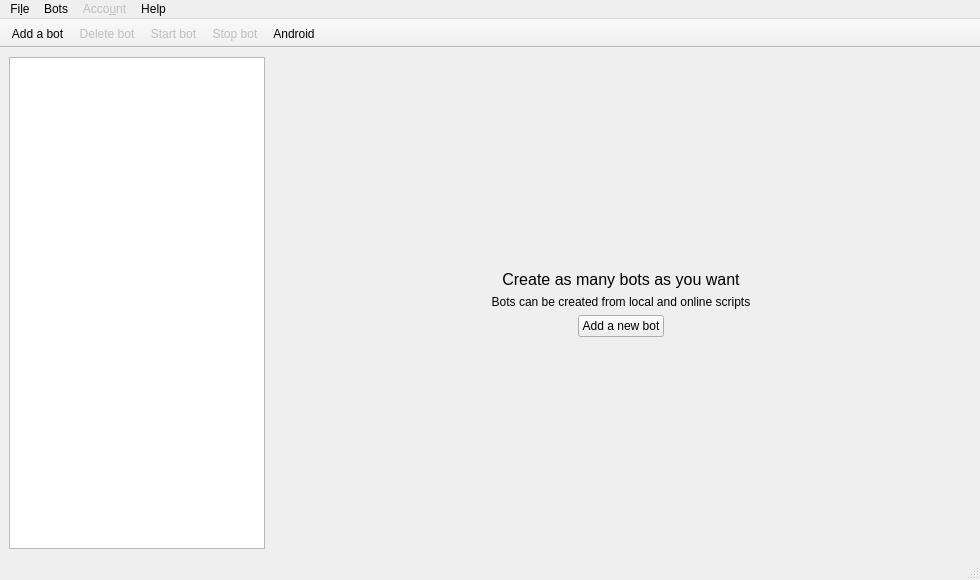
<?xml version="1.0" encoding="UTF-8"?>
<ui version="4.0">
 <class>MainWindow</class>
 <widget class="QMainWindow" name="MainWindow">
  <property name="geometry">
   <rect>
    <x>0</x>
    <y>0</y>
    <width>980</width>
    <height>580</height>
   </rect>
  </property>
  <property name="windowTitle">
   <string>Botfather</string>
  </property>
  <property name="windowIcon">
   <iconset resource="../res/botfather.qrc">
    <normaloff>:/logo_v2.png</normaloff>:/logo_v2.png</iconset>
  </property>
  <widget class="QWidget" name="centralwidget">
   <layout class="QHBoxLayout" name="horizontalLayout">
    <item>
     <widget class="QTableView" name="bot_list_view">
      <property name="sizePolicy">
       <sizepolicy hsizetype="Preferred" vsizetype="Preferred">
        <horstretch>0</horstretch>
        <verstretch>0</verstretch>
       </sizepolicy>
      </property>
      <property name="editTriggers">
       <set>QAbstractItemView::DoubleClicked|QAbstractItemView::EditKeyPressed</set>
      </property>
      <property name="selectionMode">
       <enum>QAbstractItemView::SingleSelection</enum>
      </property>
      <property name="showGrid">
       <bool>false</bool>
      </property>
      <property name="sortingEnabled">
       <bool>true</bool>
      </property>
      <property name="cornerButtonEnabled">
       <bool>false</bool>
      </property>
      <attribute name="horizontalHeaderHighlightSections">
       <bool>false</bool>
      </attribute>
      <attribute name="horizontalHeaderShowSortIndicator" stdset="0">
       <bool>true</bool>
      </attribute>
      <attribute name="horizontalHeaderStretchLastSection">
       <bool>true</bool>
      </attribute>
      <attribute name="verticalHeaderVisible">
       <bool>false</bool>
      </attribute>
     </widget>
    </item>
    <item>
     <widget class="QStackedWidget" name="stackedWidget">
      <widget class="QWidget" name="page_2">
       <layout class="QVBoxLayout" name="verticalLayout">
        <item>
         <spacer name="verticalSpacer">
          <property name="orientation">
           <enum>Qt::Vertical</enum>
          </property>
          <property name="sizeHint" stdset="0">
           <size>
            <width>20</width>
            <height>40</height>
           </size>
          </property>
         </spacer>
        </item>
        <item>
         <widget class="QLabel" name="label">
          <property name="text">
           <string>&lt;html&gt;&lt;head/&gt;&lt;body&gt;&lt;p&gt;&lt;span style=&quot; font-size:12pt;&quot;&gt;Create as many bots as you want&lt;/span&gt;&lt;/p&gt;&lt;/body&gt;&lt;/html&gt;</string>
          </property>
          <property name="alignment">
           <set>Qt::AlignCenter</set>
          </property>
         </widget>
        </item>
        <item>
         <widget class="QLabel" name="label_2">
          <property name="text">
           <string>Bots can be created from local and online scripts</string>
          </property>
          <property name="alignment">
           <set>Qt::AlignCenter</set>
          </property>
         </widget>
        </item>
        <item>
         <layout class="QHBoxLayout" name="horizontalLayout_2">
          <item>
           <spacer name="horizontalSpacer">
            <property name="orientation">
             <enum>Qt::Horizontal</enum>
            </property>
            <property name="sizeHint" stdset="0">
             <size>
              <width>40</width>
              <height>20</height>
             </size>
            </property>
           </spacer>
          </item>
          <item>
           <widget class="QPushButton" name="add_bot_button">
            <property name="text">
             <string>Add a new bot</string>
            </property>
           </widget>
          </item>
          <item>
           <spacer name="horizontalSpacer_2">
            <property name="orientation">
             <enum>Qt::Horizontal</enum>
            </property>
            <property name="sizeHint" stdset="0">
             <size>
              <width>40</width>
              <height>20</height>
             </size>
            </property>
           </spacer>
          </item>
         </layout>
        </item>
        <item>
         <spacer name="verticalSpacer_2">
          <property name="orientation">
           <enum>Qt::Vertical</enum>
          </property>
          <property name="sizeHint" stdset="0">
           <size>
            <width>20</width>
            <height>40</height>
           </size>
          </property>
         </spacer>
        </item>
       </layout>
      </widget>
     </widget>
    </item>
   </layout>
  </widget>
  <widget class="QMenuBar" name="menubar">
   <property name="geometry">
    <rect>
     <x>0</x>
     <y>0</y>
     <width>980</width>
     <height>30</height>
    </rect>
   </property>
   <widget class="QMenu" name="menuFile">
    <property name="title">
     <string>Fi&amp;le</string>
    </property>
    <addaction name="preferences_action"/>
    <addaction name="separator"/>
    <addaction name="update_action"/>
    <addaction name="quit_action"/>
   </widget>
   <widget class="QMenu" name="menuBots">
    <property name="title">
     <string>Bots</string>
    </property>
    <addaction name="run_bot_action"/>
    <addaction name="stop_bot_action"/>
    <addaction name="separator"/>
    <addaction name="add_bot_action"/>
    <addaction name="add_local_action"/>
    <addaction name="del_bot_action"/>
   </widget>
   <widget class="QMenu" name="menuAccount">
    <property name="enabled">
     <bool>false</bool>
    </property>
    <property name="title">
     <string>Acco&amp;unt</string>
    </property>
    <addaction name="status_action"/>
    <addaction name="separator"/>
    <addaction name="login_action"/>
    <addaction name="logout_action"/>
   </widget>
   <widget class="QMenu" name="menuHelp">
    <property name="title">
     <string>Help</string>
    </property>
    <addaction name="about_qt_action"/>
    <addaction name="about_action"/>
   </widget>
   <addaction name="menuFile"/>
   <addaction name="menuBots"/>
   <addaction name="menuAccount"/>
   <addaction name="menuHelp"/>
  </widget>
  <widget class="QStatusBar" name="statusbar"/>
  <widget class="QToolBar" name="toolBar">
   <property name="enabled">
    <bool>true</bool>
   </property>
   <property name="windowTitle">
    <string>toolBar</string>
   </property>
   <property name="movable">
    <bool>false</bool>
   </property>
   <property name="iconSize">
    <size>
     <width>24</width>
     <height>24</height>
    </size>
   </property>
   <property name="toolButtonStyle">
    <enum>Qt::ToolButtonTextBesideIcon</enum>
   </property>
   <attribute name="toolBarArea">
    <enum>TopToolBarArea</enum>
   </attribute>
   <attribute name="toolBarBreak">
    <bool>false</bool>
   </attribute>
   <addaction name="add_bot_action"/>
   <addaction name="del_bot_action"/>
   <addaction name="run_bot_action"/>
   <addaction name="stop_bot_action"/>
   <addaction name="open_android_action"/>
  </widget>
  <action name="add_bot_action">
   <property name="icon">
    <iconset resource="../res/botfather.qrc">
     <normaloff>:/icons/icons/icons8-add-new-32.png</normaloff>:/icons/icons/icons8-add-new-32.png</iconset>
   </property>
   <property name="text">
    <string>&amp;Add a bot</string>
   </property>
   <property name="toolTip">
    <string>Add a bot with custom cofiguration to the list of all your bots</string>
   </property>
   <property name="shortcut">
    <string>Ctrl+N</string>
   </property>
  </action>
  <action name="del_bot_action">
   <property name="enabled">
    <bool>false</bool>
   </property>
   <property name="icon">
    <iconset resource="../res/botfather.qrc">
     <normaloff>:/icons/icons/icons8-trash-32.png</normaloff>:/icons/icons/icons8-trash-32.png</iconset>
   </property>
   <property name="text">
    <string>&amp;Delete bot</string>
   </property>
   <property name="toolTip">
    <string>Delete the selected bot</string>
   </property>
   <property name="shortcut">
    <string>Del</string>
   </property>
  </action>
  <action name="run_bot_action">
   <property name="enabled">
    <bool>false</bool>
   </property>
   <property name="icon">
    <iconset resource="../res/botfather.qrc">
     <normaloff>:/icons/icons/icons8-play-32.png</normaloff>:/icons/icons/icons8-play-32.png</iconset>
   </property>
   <property name="text">
    <string>&amp;Start bot</string>
   </property>
   <property name="toolTip">
    <string>Start the selected bot.</string>
   </property>
   <property name="shortcut">
    <string>Ctrl+G</string>
   </property>
  </action>
  <action name="stop_bot_action">
   <property name="enabled">
    <bool>false</bool>
   </property>
   <property name="icon">
    <iconset resource="../res/botfather.qrc">
     <normaloff>:/icons/icons/icons8-stop-32.png</normaloff>:/icons/icons/icons8-stop-32.png</iconset>
   </property>
   <property name="text">
    <string>Stop &amp;bot</string>
   </property>
   <property name="toolTip">
    <string>Stop the selected bot</string>
   </property>
   <property name="shortcut">
    <string>Ctrl+K</string>
   </property>
  </action>
  <action name="open_android_action">
   <property name="icon">
    <iconset resource="../res/botfather.qrc">
     <normaloff>:/icons/icons/icons8-android-32.png</normaloff>:/icons/icons/icons8-android-32.png</iconset>
   </property>
   <property name="text">
    <string>Android</string>
   </property>
   <property name="toolTip">
    <string>Open the Android configuration window</string>
   </property>
  </action>
  <action name="preferences_action">
   <property name="icon">
    <iconset resource="../res/botfather.qrc">
     <normaloff>:/icons/icons/icons8-settings-32.png</normaloff>:/icons/icons/icons8-settings-32.png</iconset>
   </property>
   <property name="text">
    <string>Preferences</string>
   </property>
   <property name="toolTip">
    <string>Open the preferences window</string>
   </property>
   <property name="menuRole">
    <enum>QAction::PreferencesRole</enum>
   </property>
  </action>
  <action name="quit_action">
   <property name="icon">
    <iconset resource="../res/botfather.qrc">
     <normaloff>:/icons/icons/icons8-close-window-32.png</normaloff>:/icons/icons/icons8-close-window-32.png</iconset>
   </property>
   <property name="text">
    <string>&amp;Quit</string>
   </property>
   <property name="shortcut">
    <string>Ctrl+Q</string>
   </property>
   <property name="menuRole">
    <enum>QAction::QuitRole</enum>
   </property>
  </action>
  <action name="about_qt_action">
   <property name="text">
    <string>&amp;About Qt</string>
   </property>
   <property name="menuRole">
    <enum>QAction::AboutQtRole</enum>
   </property>
  </action>
  <action name="about_action">
   <property name="text">
    <string>About &amp;Botfather</string>
   </property>
   <property name="menuRole">
    <enum>QAction::AboutRole</enum>
   </property>
  </action>
  <action name="update_action">
   <property name="enabled">
    <bool>false</bool>
   </property>
   <property name="icon">
    <iconset resource="../res/botfather.qrc">
     <normaloff>:/icons/icons/icons8-available-updates-32.png</normaloff>:/icons/icons/icons8-available-updates-32.png</iconset>
   </property>
   <property name="text">
    <string>&amp;Check for updates</string>
   </property>
   <property name="toolTip">
    <string>Quit and check for updates</string>
   </property>
  </action>
  <action name="login_action">
   <property name="icon">
    <iconset resource="../res/botfather.qrc">
     <normaloff>:/icons/icons/icons8-login-32.png</normaloff>:/icons/icons/icons8-login-32.png</iconset>
   </property>
   <property name="text">
    <string>&amp;Login</string>
   </property>
   <property name="toolTip">
    <string>Login using your Botfather account</string>
   </property>
  </action>
  <action name="logout_action">
   <property name="icon">
    <iconset resource="../res/botfather.qrc">
     <normaloff>:/icons/icons/icons8-shutdown-32.png</normaloff>:/icons/icons/icons8-shutdown-32.png</iconset>
   </property>
   <property name="text">
    <string>L&amp;ogout</string>
   </property>
   <property name="toolTip">
    <string>Logout</string>
   </property>
  </action>
  <action name="status_action">
   <property name="icon">
    <iconset resource="../res/botfather.qrc">
     <normaloff>:/icons/icons/icons8-heart-outline-32.png</normaloff>:/icons/icons/icons8-heart-outline-32.png</iconset>
   </property>
   <property name="text">
    <string>&amp;Status</string>
   </property>
  </action>
  <action name="add_local_action">
   <property name="icon">
    <iconset resource="../res/botfather.qrc">
     <normaloff>:/icons/icons/icons8-file-32.png</normaloff>:/icons/icons/icons8-file-32.png</iconset>
   </property>
   <property name="text">
    <string>Add a &amp;local bot</string>
   </property>
   <property name="toolTip">
    <string>Add a bot from a local folder</string>
   </property>
   <property name="shortcut">
    <string>Ctrl+Alt+N</string>
   </property>
  </action>
 </widget>
 <resources>
  <include location="../res/botfather.qrc"/>
 </resources>
 <connections/>
</ui>
